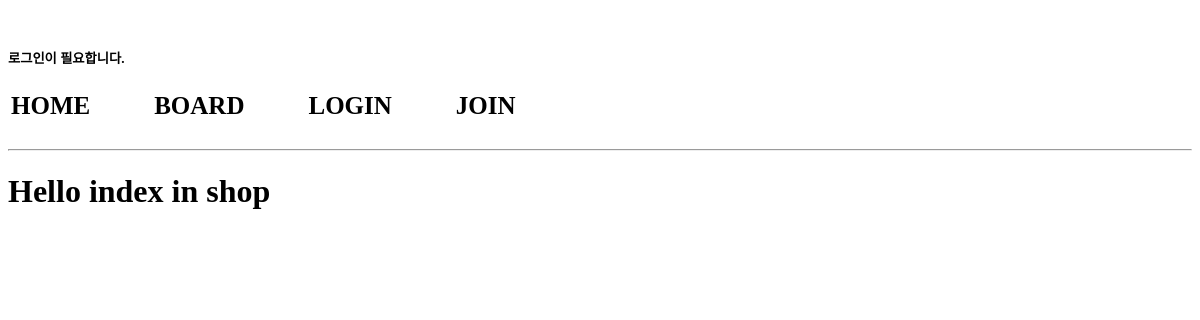
/shop/index/, run on an earlier commit of the app's database.
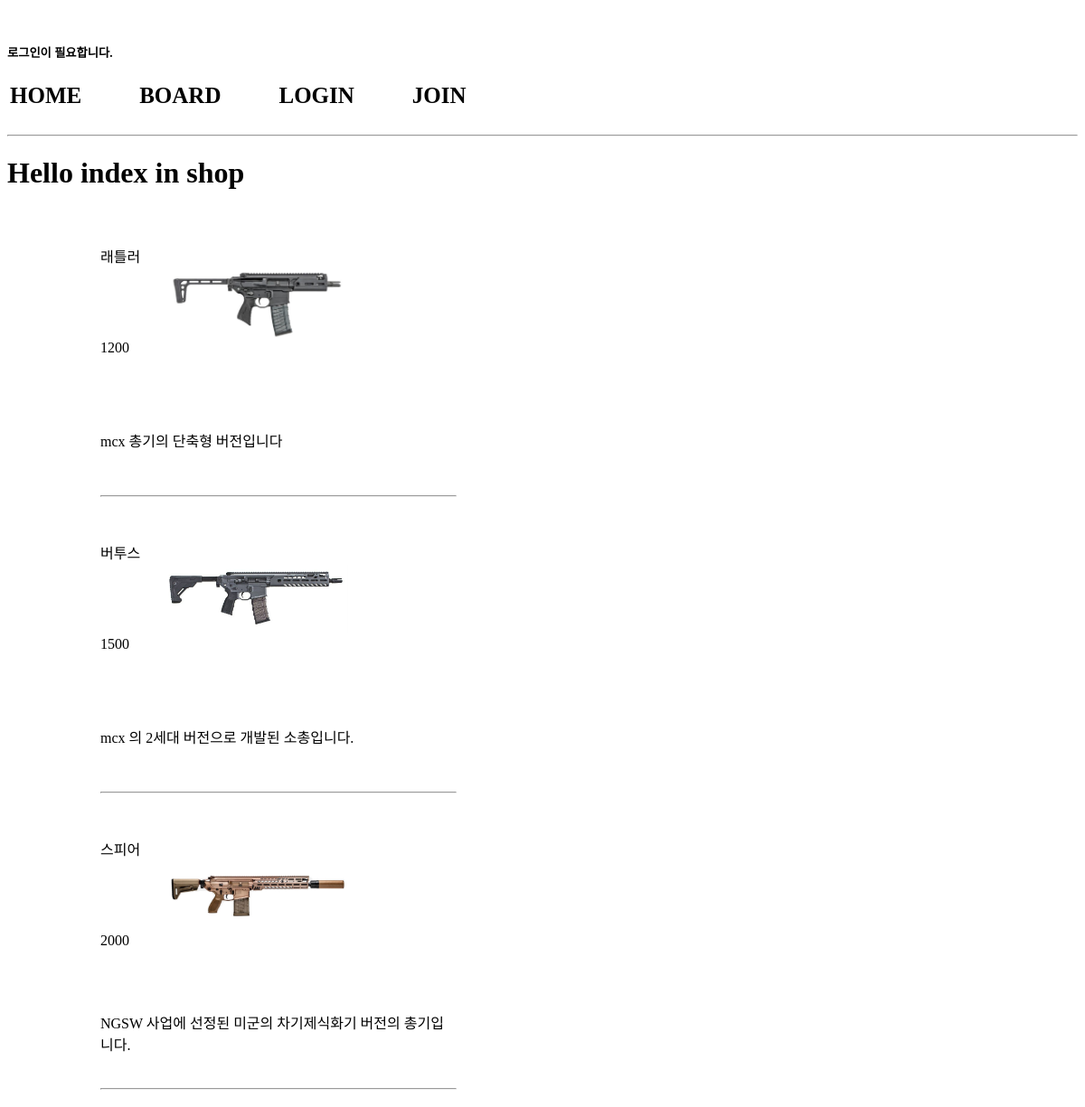
And on a later commit of the database.
### shop/models.py (models this page shows, shortened)
class Shop(models.Model) :
    id = models.BigAutoField(auto_created=True, primary_key=True, serialize=False, verbose_name='ID')
    name = models.CharField(max_length=100,default="상품",blank=True)
    pic = models.ImageField(upload_to=("shoppic/"),blank=True)
    comment = models.TextField(blank=True)
    price = models.IntegerField(default=0)
    def getpic(self):
        print("shop models Shop getpic")
        if self.pic:
            print("self.pic.url :",self.pic.url)
            return self.pic.url
        return "/media/no.jpg"

### shop/views.py (the view)
# urls.py: path('index/',views.index,name="index"),
def index(req) :
    s = Shop.objects.all()
    context = {
        "s" : s
    }
    return render(req,"shop/index.html",context)

### templates/shop/index.html (shortened to what this page needs)
{% extends 'header.html' %}
{% block con %}
<h1>Hello index in shop</h1>
<table border="0" style="width: 400px; margin-left: 100px;">
    {% for i in s %}
        <tr class="menuobj">
            <td>{{ i.name }}</td>
            <td rowspan="2">
                <img src="{{ i.getpic }}" width="200px">
            </td>
        </tr>
        <tr class="menuobj">
            <td >{{ i.price }}</td>
        </tr>
        <tr class="menuobj">
            <td colspan="2">{{ i.comment }}</td>
        </tr>
        <tr><td colspan="2"><hr></td></td></td></tr>
    {% endfor %}
</table>
{% endblock %}

### templates/header.html (shortened to what this page needs)
<table border="0">
{% if user.is_authenticated %}
        <tr>
            <td><a href="{% url 'dwm:index' %}" class="menu" >HOME</a></td>
            <td><a href="{% url 'board:index' %}" class="menu" >BOARD</a></td>
            <td><a href="{% url 'shop:index' %}" class="menu">SHOP</a></td>
            <td rowspan="4"><img src="{{ user.getphoto }}" height="200px"></td>
            <td><a href="{% url 'dwm:mod' %}" class="menu">MOD</a></td>
            <td><a href="{% url 'dwm:logout' %}" class="menu">LOGOUT</a></td>
        </tr>
        <tr>
            <td colspan="3"><h4>접속중인 계정 : <b>{{ user.nickname }}</b></h4></td>
        </tr>
        <tr>
            <td></td>
            <td></td>
            <td></td>
        </tr>
{% else %}
        <tr>
            <td><a href="{% url 'dwm:index' %}" class="menu">HOME</a></td>
            <td><a href="{% url 'board:index' %}" class="menu" >BOARD</a></td>
            <td><a href="{% url 'dwm:login' %}" class="menu">LOGIN</a></td>
            <td><a href="{% url 'dwm:join' %}" class="menu">JOIN</a></td>
        </tr>
    <br>
    <h5>로그인이 필요합니다.</h5>
{% endif %}
</table>
<hr>
{% block con %}
{% endblock %}

### templates/header.html (style rules this page uses)
.menu { text-decoration: none; font-size: 25px; color : black; font-weight: bold; margin-right: 30px; padding-right: 30px; }

### templates/shop/index.html (style rules this page uses)
.menuobj { height: 100px; }

What changed in the data, as far as the page shows it:
added Shop: name "래틀러", getpic (picture), price "1200", comment "mcx 총기의 단축형 버전입니다"
added Shop: name "버투스", getpic (picture), price "1500", comment "mcx 의 2세대 버전으로 개발된 소총입니다."
added Shop: name "스피어", getpic (picture), price "2000", comment "NGSW 사업에 선정된 미군의 차기제식화기 버전의 총기입니다."
